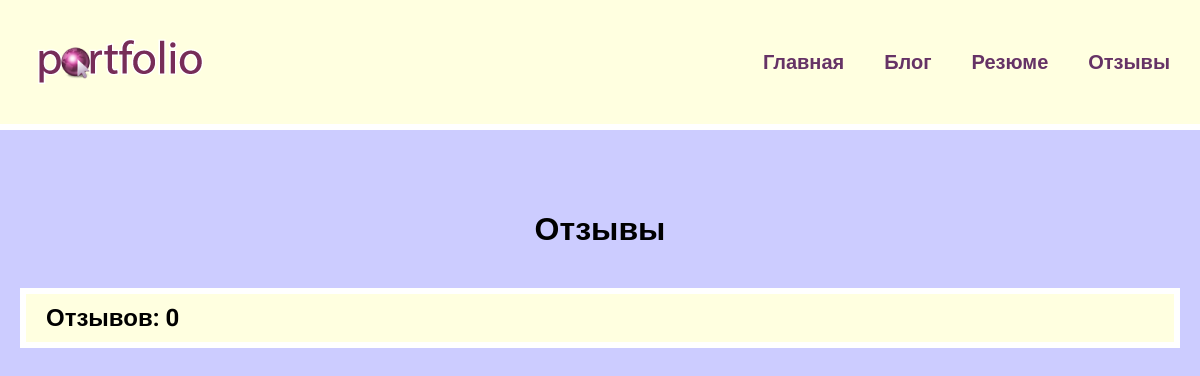
The page /reviews/ on the database as committed earlier.
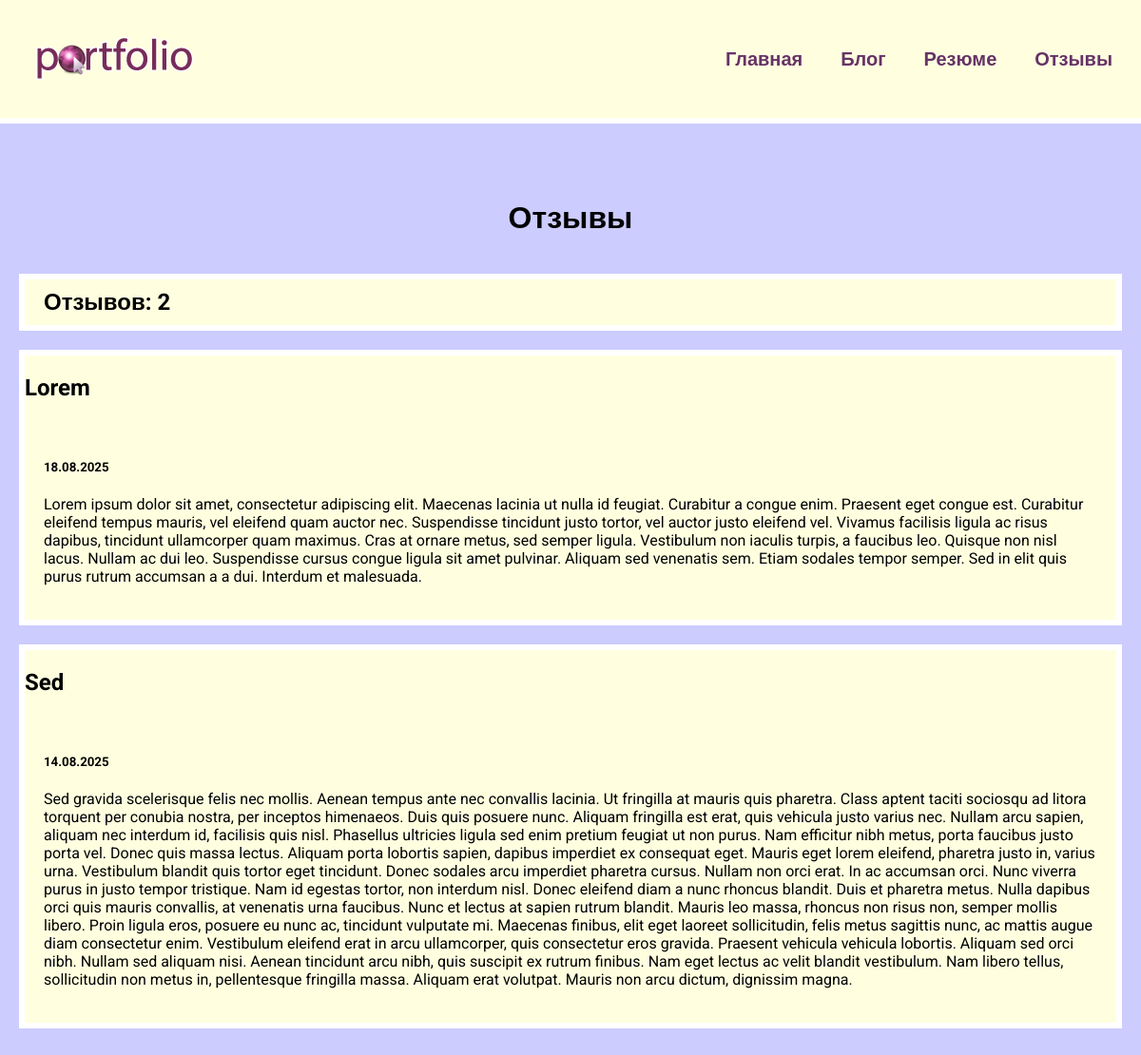
The same page on the database as committed later.
### reviews/models.py (models this page shows, shortened)
class Reviews(models.Model):
    name = models.CharField(max_length=20)
    review = models.TextField()
    date = models.DateField()

### reviews/views.py (the view)
# urls.py: path('reviews/', include('reviews.urls')),
def reviews(request):
    reviews = Reviews.objects.order_by('-date')
    return render(request, 'reviews/reviews.html', {'reviews': reviews})

### reviews/templates/reviews/reviews.html
{% extends 'skills/base.html' %}
{% block content %}
<h1>Отзывы</h1>
<h2 class="count">Отзывов: {{ reviews.count }}</h2>
{% for review in reviews %}
<div class="element">
    <h2>{{ review.name }}</h2>
    <div class="blog_text">
        <h5>{{ review.date|date:'d.m.Y' }}</h5>
        <p>{{ review.review }}</p>
    </div>
</div>
{% endfor %}
{% endblock %}

Rows that differ between the two databases and show on the page:
added Reviews: name "Lorem", date "18.08.2025", review "Lorem ipsum dolor sit amet, consectetur adipiscing elit. Maecenas lacinia ut nulla id feugiat. Curabitur a congue enim. Praesent eget congue est. Curabitur eleifend tempus mauris, vel eleifend quam auctor nec. Suspendisse tincidunt justo tortor, vel auctor justo eleifend vel. Vivamus facilisis ligula ac risus dapibus, tincidunt ullamcorper quam maximus. Cras at ornare metus, sed semper ligula. Vestibulum non iaculis turpis, a faucibus leo. Quisque non nisl lacus. Nullam ac dui leo. Suspendisse cursus congue ligula sit amet pulvinar. Aliquam sed venenatis sem. Etiam sodales tempor semper. Sed in elit quis purus rutrum accumsan a a dui. Interdum et malesuada."
added Reviews: name "Sed", date "14.08.2025", review "Sed gravida scelerisque felis nec mollis. Aenean tempus ante nec convallis lacinia. Ut fringilla at mauris quis pharetra. Class aptent taciti sociosqu ad litora torquent per conubia nostra, per inceptos himenaeos. Duis quis posuere nunc. Aliquam fringilla est erat, quis vehicula justo varius nec. Nullam arcu sapien, aliquam nec interdum id, facilisis quis nisl. Phasellus ultricies ligula sed enim pretium feugiat ut non purus. Nam efficitur nibh metus, porta faucibus justo porta vel. Donec quis massa lectus. Aliquam porta lobortis sapien, dapibus imperdiet ex consequat eget. Mauris eget lorem eleifend, pharetra justo in, varius urna. Vestibulum blandit quis tortor eget tincidunt. Donec…"
Other text that changed with them:
{{ reviews.count }}: "0" → "2"
